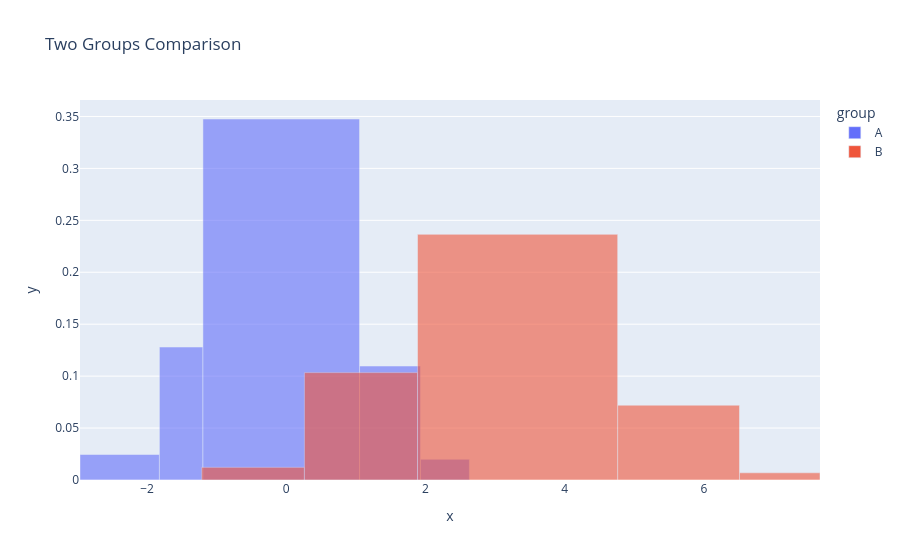

The code cell stored with this chart in its notebook:
### Markdown cell above
## Example 6: DataFrame with Color Grouping

Use DataFrames for more complex visualizations with grouping.

### Code cell
import pandas as pd

# Create a DataFrame with two groups
df = pd.DataFrame(
    {
        "value": np.concatenate(
            [np.random.normal(0, 1, 500), np.random.normal(3, 1.5, 500)]
        ),
        "group": ["A"] * 500 + ["B"] * 500,
    }
)

# Create overlaid histograms
fig = histogram(
    df,
    x="value",
    color="group",
    barmode="overlay",
    opacity=0.6,
    title="Two Groups Comparison",
)
fig.show()

### Figure 1 — Plotly figure (JSON) as saved in the notebook; plotly's stock layout.template omitted (floating-point values rounded to 4 significant figures)
{"data": [{"alignmentgroup": "True", "hovertemplate": "group=A<br>x=%{x}<br>y=%{y}<extra></extra>", "legendgroup": "A", "marker": {"color": "#636efa", "opacity": 0.6, "pattern": {"shape": ""}}, "name": "A", "offsetgroup": "A", "orientation": "v", "showlegend": true, "type": "bar", "width": [1.141, 0.625, 2.25, 0.875, 0.7031], "x": [-2.258, -1.375, 0.0625, 1.625, 2.414], "xaxis": "x", "y": [0.02455, 0.128, 0.3476, 0.1097, 0.01991], "yaxis": "y"}, {"alignmentgroup": "True", "hovertemplate": "group=B<br>x=%{x}<br>y=%{y}<extra></extra>", "legendgroup": "B", "marker": {"color": "#EF553B", "opacity": 0.6, "pattern": {"shape": ""}}, "name": "B", "offsetgroup": "B", "orientation": "v", "showlegend": true, "type": "bar", "width": [1.477, 1.625, 2.875, 1.75, 1.156], "x": [-0.6133, 0.9375, 3.188, 5.5, 6.953], "xaxis": "x", "y": [0.01219, 0.1034, 0.2365, 0.072, 0.006919], "yaxis": "y"}], "layout": {"legend": {"title": {"text": "group"}, "tracegroupgap": 0}, "title": {"text": "Two Groups Comparison"}, "xaxis": {"anchor": "y", "domain": [0, 1], "title": {"text": "x"}}, "yaxis": {"anchor": "x", "domain": [0, 1], "title": {"text": "y"}}}}
